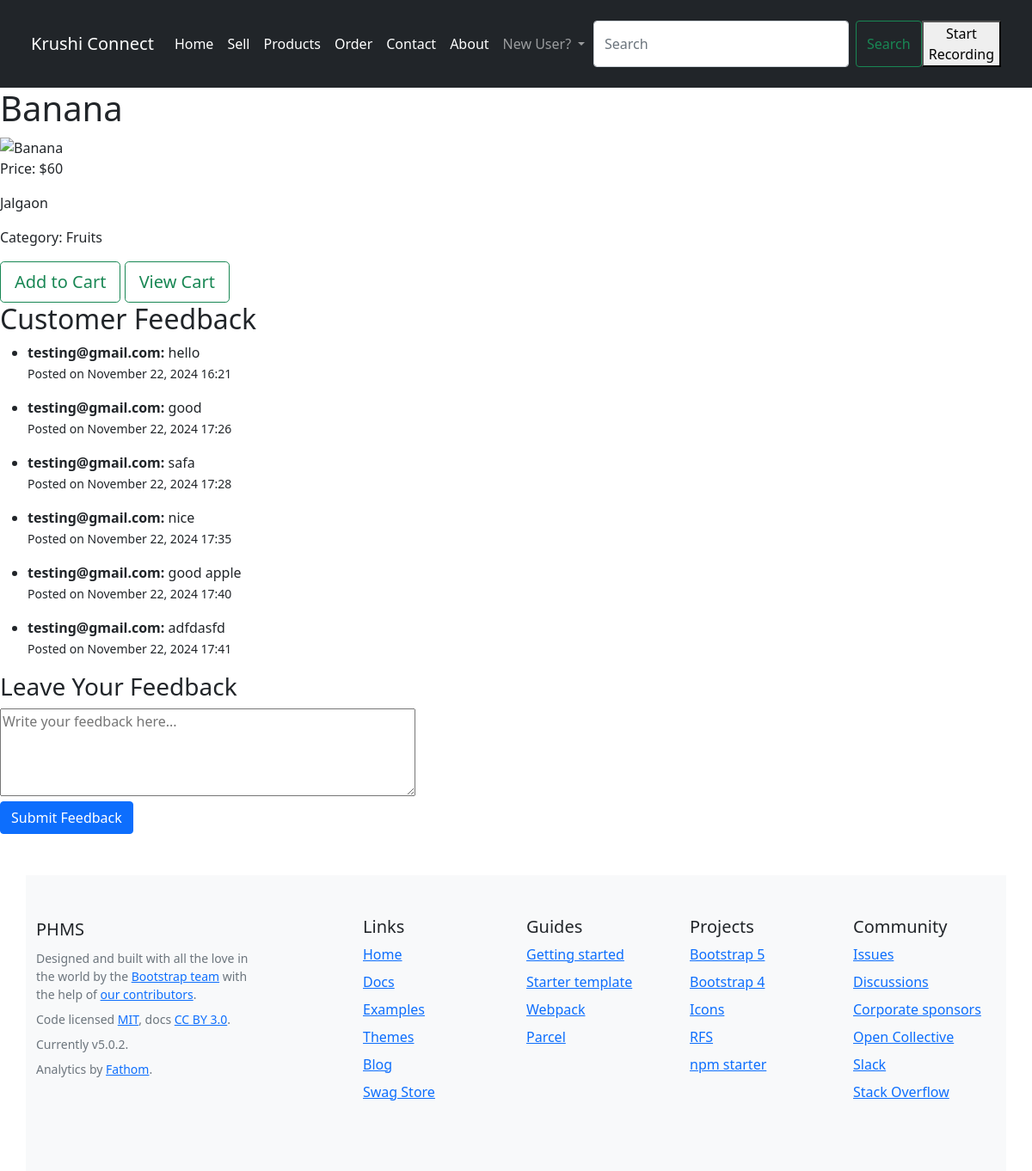
/productDetailPage/2, run on the app's committed database.
### app/models.py (models this page shows, shortened)
class Sell(models.Model):
    sell_category=models.CharField(max_length=250)
    sell_name=models.CharField(max_length=250)
    sell_image=models.ImageField(upload_to="products",blank=True,null=True)
    sell_price=models.IntegerField()
    sell_description = models.TextField()
    sell_location = models.CharField(max_length=100, default='Unknown')
    sell_by=models.CharField(max_length=100, default='Unknown')
    latitude = models.FloatField(null=True, blank=True)
    longitude = models.FloatField(null=True, blank=True)
    sell_exp=models.DateField(default="2024-12-31")

class Feedback(models.Model):
    product = models.ForeignKey('Sell', on_delete=models.CASCADE, related_name='feedbacks')
    user = models.ForeignKey(User, on_delete=models.CASCADE)
    comment = models.TextField()
    created_at = models.DateTimeField(auto_now_add=True)

### app/views.py (the view)
# urls.py: path('productDetailPage/<id>', views.product_detail, name='product_detail'),
def product_detail(request,id):
    product = Sell.objects.get(id=id)
    feedbacks = Feedback.objects.filter(product=product)
    return render(request, 'product_detail.html',{'product': product,'feedbacks': feedbacks})

### templates/product_detail.html (shortened to what this page needs)
{% extends "base.html" %}
{% block body %}
<div class="product-detail">
    <h1>{{ product.sell_name }}</h1>
    <img src="{{ product.image.url }}" alt="{{ product.sell_name }}">
    <p>Price: ${{ product.sell_price }}</p>
    <p>{{ product.sell_description }}</p>
    <p>Category: {{ product.sell_category }}</p>
    <a href="/addToCart/{{product.id}}" class="btn btn-outline-success btn-lg">Add to Cart</a>
    <a href="/viewCart/" class="btn btn-outline-success btn-lg">View Cart</a>
</div>
<div class="feedback-section">
    <h2>Customer Feedback</h2>
    <div class="feedback-list">
        {% if feedbacks %}
            <ul>
                {% for feedback in feedbacks %}
                    <li>
                        <strong>{{ feedback.user }}:</strong> {{ feedback.comment }}
                        <p><small>Posted on {{ feedback.created_at|date:"F d, Y H:i" }}</small></p>
                    </li>
                {% endfor %}
            </ul>
        {% else %}
            <p>No feedback yet. Be the first to leave a review!</p>
        {% endif %}
    </div>
    <div class="feedback-form">
        <h3>Leave Your Feedback</h3>
        <form action="{% url 'add_feedback' product.id %}" method="post">
            <textarea name="comment" rows="4" cols="50" placeholder="Write your feedback here..." required></textarea><br>
            <button type="submit" class="btn btn-primary">Submit Feedback</button>
        </form>
    </div>
</div>
{% endblock body %}

### data on the page
Sell: sell_name "Banana", sell_price "60", sell_description "Jalgaon", sell_category "Fruits"
Feedback: user "testing@gmail.com", comment "hello", created_at "November 22, 2024 16:21"
Feedback: user "testing@gmail.com", comment "good", created_at "November 22, 2024 17:26"
Feedback: user "testing@gmail.com", comment "safa", created_at "November 22, 2024 17:28"
Feedback: user "testing@gmail.com", comment "nice", created_at "November 22, 2024 17:35"
Feedback: user "testing@gmail.com", comment "good apple", created_at "November 22, 2024 17:40"
Feedback: user "testing@gmail.com", comment "adfdasfd", created_at "November 22, 2024 17:41"
